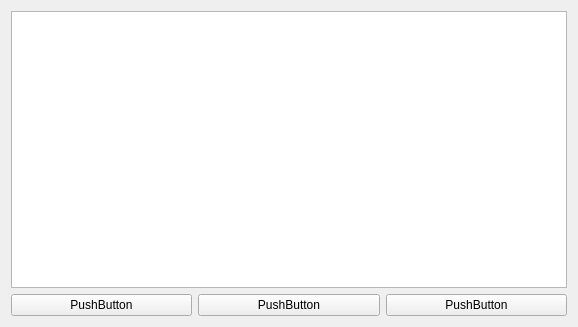
<?xml version="1.0" encoding="UTF-8"?>
<ui version="4.0">
 <class>MainWindow</class>
 <widget class="QMainWindow" name="MainWindow">
  <property name="geometry">
   <rect>
    <x>0</x>
    <y>0</y>
    <width>578</width>
    <height>327</height>
   </rect>
  </property>
  <property name="windowTitle">
   <string>MainWindow</string>
  </property>
  <widget class="QWidget" name="centralWidget">
   <layout class="QHBoxLayout" name="horizontalLayout_2">
    <item>
     <layout class="QVBoxLayout" name="verticalLayout">
      <item>
       <widget class="QTableView" name="tableView">
        <property name="showDropIndicator" stdset="0">
         <bool>false</bool>
        </property>
        <property name="alternatingRowColors">
         <bool>true</bool>
        </property>
        <property name="selectionMode">
         <enum>QAbstractItemView::SingleSelection</enum>
        </property>
        <property name="selectionBehavior">
         <enum>QAbstractItemView::SelectRows</enum>
        </property>
        <property name="verticalScrollMode">
         <enum>QAbstractItemView::ScrollPerPixel</enum>
        </property>
        <property name="horizontalScrollMode">
         <enum>QAbstractItemView::ScrollPerPixel</enum>
        </property>
       </widget>
      </item>
      <item>
       <layout class="QHBoxLayout" name="horizontalLayout">
        <item>
         <widget class="QPushButton" name="pushButton">
          <property name="text">
           <string>PushButton</string>
          </property>
         </widget>
        </item>
        <item>
         <widget class="QPushButton" name="pushButton_2">
          <property name="text">
           <string>PushButton</string>
          </property>
         </widget>
        </item>
        <item>
         <widget class="QPushButton" name="pushButton_3">
          <property name="text">
           <string>PushButton</string>
          </property>
         </widget>
        </item>
       </layout>
      </item>
     </layout>
    </item>
   </layout>
  </widget>
  <widget class="QMenuBar" name="menuBar">
   <property name="geometry">
    <rect>
     <x>0</x>
     <y>0</y>
     <width>578</width>
     <height>27</height>
    </rect>
   </property>
  </widget>
 </widget>
 <layoutdefault spacing="6" margin="11"/>
 <resources/>
 <connections/>
</ui>
